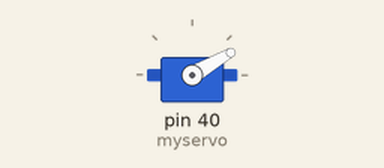
Simulated run of this sketch. Board: Arduino Mega 2560, built with avr-gcc and run on an emulated ATmega2560. On the bench: servo.

Above: at 0.05 s.
At 2.05 s:
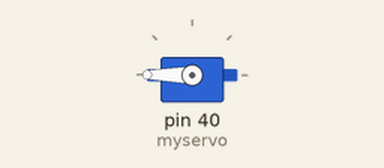
At 4.0 s:
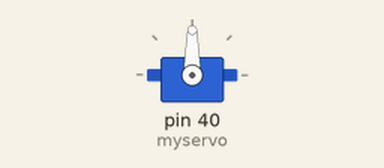
Timing chart, 0 to 5.2 s (numbered marks = the images above):
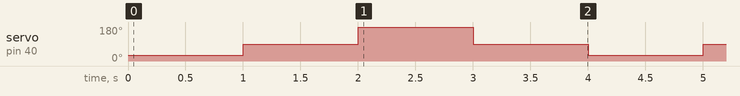

Measured:
- by itself, servo on pin 40 (myservo): repeats every 4.0 s: 180° 1.0 s, 90° 1.0 s, 30° 1.0 s, 90° 1.0 s

The sketch:

servodemo.ino
```cpp
#include <Servo.h>
Servo myservo;
void setup() {
  myservo.attach(40);//servo変数をピンに割り当てる、ここでは9番ピン
  myservo.write(90);//角度を指定、ここでは90度

}

void loop() {
  myservo.write(30);
  delay(1000);
  myservo.write(90);
  delay(1000);
  myservo.write(180);
  delay(1000);
  myservo.write(90);
  delay(1000);
}
```
